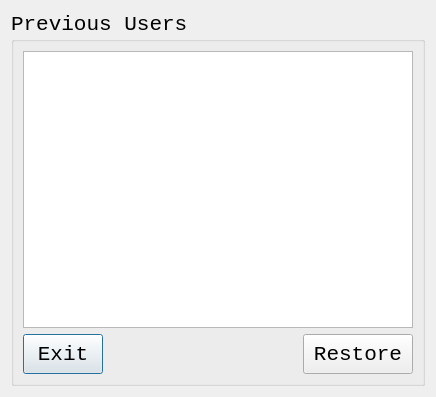
<?xml version="1.0" encoding="UTF-8"?>
<ui version="4.0">
 <class>PreviousUsersDialog</class>
 <widget class="QDialog" name="PreviousUsersDialog">
  <property name="geometry">
   <rect>
    <x>0</x>
    <y>0</y>
    <width>436</width>
    <height>397</height>
   </rect>
  </property>
  <property name="sizePolicy">
   <sizepolicy hsizetype="MinimumExpanding" vsizetype="MinimumExpanding">
    <horstretch>0</horstretch>
    <verstretch>0</verstretch>
   </sizepolicy>
  </property>
  <property name="font">
   <font>
    <family>Consolas</family>
    <pointsize>16</pointsize>
   </font>
  </property>
  <property name="windowTitle">
   <string>Dialog</string>
  </property>
  <layout class="QGridLayout" name="gridLayout">
   <item row="0" column="0">
    <widget class="QGroupBox" name="PreviousUsersDialogGroupBox">
     <property name="title">
      <string>Previous Users</string>
     </property>
     <layout class="QGridLayout" name="gridLayout_2">
      <item row="1" column="0">
       <widget class="QPushButton" name="PreviousUsersDialogExitButton">
        <property name="sizePolicy">
         <sizepolicy hsizetype="Fixed" vsizetype="Fixed">
          <horstretch>0</horstretch>
          <verstretch>0</verstretch>
         </sizepolicy>
        </property>
        <property name="minimumSize">
         <size>
          <width>0</width>
          <height>40</height>
         </size>
        </property>
        <property name="maximumSize">
         <size>
          <width>16777215</width>
          <height>40</height>
         </size>
        </property>
        <property name="text">
         <string>Exit</string>
        </property>
       </widget>
      </item>
      <item row="1" column="2">
       <widget class="QPushButton" name="PreviousUsersDialogRestoreButton">
        <property name="sizePolicy">
         <sizepolicy hsizetype="Fixed" vsizetype="Fixed">
          <horstretch>0</horstretch>
          <verstretch>0</verstretch>
         </sizepolicy>
        </property>
        <property name="minimumSize">
         <size>
          <width>110</width>
          <height>40</height>
         </size>
        </property>
        <property name="maximumSize">
         <size>
          <width>110</width>
          <height>40</height>
         </size>
        </property>
        <property name="text">
         <string>Restore</string>
        </property>
       </widget>
      </item>
      <item row="0" column="0" colspan="3">
       <widget class="QListWidget" name="PreviousUsersDialogListWidget"/>
      </item>
     </layout>
    </widget>
   </item>
  </layout>
 </widget>
 <resources/>
 <connections/>
</ui>
